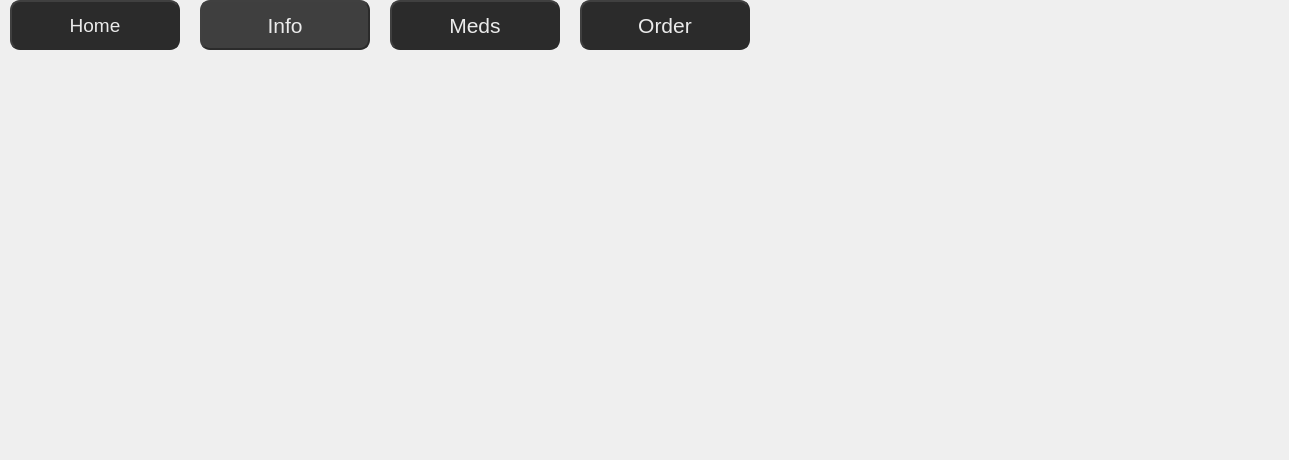
    <widget class="QWidget" name="InfoPage">
     <widget class="QLabel" name="label_8">
      <property name="geometry">
       <rect>
        <x>1039</x>
        <y>0</y>
        <width>241</width>
        <height>241</height>
       </rect>
      </property>
      <property name="text">
       <string/>
      </property>
      <property name="pixmap">
       <pixmap>hospital.png</pixmap>
      </property>
      <property name="scaledContents">
       <bool>true</bool>
      </property>
     </widget>
     <widget class="QPushButton" name="homeBtn_2">
      <property name="geometry">
       <rect>
        <x>10</x>
        <y>0</y>
        <width>170</width>
        <height>50</height>
       </rect>
      </property>
      <property name="font">
       <font>
        <pointsize>14</pointsize>
       </font>
      </property>
      <property name="whatsThis">
       <string>&lt;html&gt;&lt;head/&gt;&lt;body&gt;&lt;p&gt;&lt;span style=&quot; font-size:16pt; color:#ebebeb;&quot;&gt;Home&lt;/span&gt;&lt;/p&gt;&lt;/body&gt;&lt;/html&gt;</string>
      </property>
      <property name="styleSheet">
       <string notr="true">QPushButton {
	color: rgb(235, 235, 235);
	background-color: rgb(43, 43, 43);
    border-style: outset;
    border-width: 2px;
    border-radius: 10px;
	border-color: rgb(43, 43, 43);
	
}</string>
      </property>
      <property name="text">
       <string>Home</string>
      </property>
     </widget>
     <widget class="QLabel" name="label_15">
      <property name="geometry">
       <rect>
        <x>220</x>
        <y>10</y>
        <width>31</width>
        <height>31</height>
       </rect>
      </property>
      <property name="styleSheet">
       <string notr="true">QLabel {
	background-color: rgb(63, 63, 63);
}</string>
      </property>
      <property name="text">
       <string/>
      </property>
      <property name="pixmap">
       <pixmap>user.png</pixmap>
      </property>
      <property name="scaledContents">
       <bool>true</bool>
      </property>
     </widget>
     <widget class="QPushButton" name="medsBtn_2">
      <property name="geometry">
       <rect>
        <x>390</x>
        <y>0</y>
        <width>170</width>
        <height>50</height>
       </rect>
      </property>
      <property name="font">
       <font>
        <pointsize>16</pointsize>
       </font>
      </property>
      <property name="whatsThis">
       <string>&lt;html&gt;&lt;head/&gt;&lt;body&gt;&lt;p&gt;&lt;span style=&quot; color:#ebebeb;&quot;&gt;Order&lt;/span&gt;&lt;/p&gt;&lt;/body&gt;&lt;/html&gt;</string>
      </property>
      <property name="styleSheet">
       <string notr="true">QPushButton {
	color: rgb(235, 235, 235);
	background-color: rgb(43, 43, 43);
    border-style: outset;
    border-width: 2px;
    border-radius: 10px;
	border-color: rgb(43, 43, 43);
	
}</string>
      </property>
      <property name="text">
       <string>Meds</string>
      </property>
     </widget>
     <widget class="QLabel" name="label_16">
      <property name="geometry">
       <rect>
        <x>600</x>
        <y>10</y>
        <width>31</width>
        <height>31</height>
       </rect>
      </property>
      <property name="styleSheet">
       <string notr="true">QLabel {
	
	background-color: rgb(43, 43, 43);
}</string>
      </property>
      <property name="text">
       <string/>
      </property>
      <property name="pixmap">
       <pixmap>vending-machine.png</pixmap>
      </property>
      <property name="scaledContents">
       <bool>true</bool>
      </property>
     </widget>
     <widget class="QLabel" name="label_17">
      <property name="geometry">
       <rect>
        <x>410</x>
        <y>10</y>
        <width>31</width>
        <height>31</height>
       </rect>
      </property>
      <property name="styleSheet">
       <string notr="true">QLabel {
	
	background-color: rgb(43, 43, 43);
}</string>
      </property>
      <property name="text">
       <string/>
      </property>
      <property name="pixmap">
       <pixmap>meds.png</pixmap>
      </property>
      <property name="scaledContents">
       <bool>true</bool>
      </property>
     </widget>
     <widget class="QPushButton" name="orderBtn_2">
      <property name="geometry">
       <rect>
        <x>580</x>
        <y>0</y>
        <width>170</width>
        <height>50</height>
       </rect>
      </property>
      <property name="font">
       <font>
        <pointsize>16</pointsize>
       </font>
      </property>
      <property name="whatsThis">
       <string>&lt;html&gt;&lt;head/&gt;&lt;body&gt;&lt;p&gt;&lt;span style=&quot; color:#ebebeb;&quot;&gt;Order&lt;/span&gt;&lt;/p&gt;&lt;/body&gt;&lt;/html&gt;</string>
      </property>
      <property name="styleSheet">
       <string notr="true">QPushButton {
	color: rgb(235, 235, 235);
	background-color: rgb(43, 43, 43);
    border-style: outset;
    border-width: 2px;
    border-radius: 10px;
	border-color: rgb(43, 43, 43);
	
}</string>
      </property>
      <property name="text">
       <string>Order</string>
      </property>
     </widget>
     <widget class="QLabel" name="label_18">
      <property name="geometry">
       <rect>
        <x>30</x>
        <y>10</y>
        <width>31</width>
        <height>31</height>
       </rect>
      </property>
      <property name="styleSheet">
       <string notr="true">QLabel {
	
	background-color: rgb(43, 43, 43);
}</string>
      </property>
      <property name="text">
       <string/>
      </property>
      <property name="pixmap">
       <pixmap>home.png</pixmap>
      </property>
      <property name="scaledContents">
       <bool>true</bool>
      </property>
     </widget>
     <widget class="QPushButton" name="infoBtn_2">
      <property name="geometry">
       <rect>
        <x>200</x>
        <y>0</y>
        <width>170</width>
        <height>50</height>
       </rect>
      </property>
      <property name="font">
       <font>
        <pointsize>16</pointsize>
       </font>
      </property>
      <property name="whatsThis">
       <string>&lt;html&gt;&lt;head/&gt;&lt;body&gt;&lt;p&gt;&lt;span style=&quot; color:#ebebeb;&quot;&gt;Info&lt;/span&gt;&lt;/p&gt;&lt;/body&gt;&lt;/html&gt;</string>
      </property>
      <property name="styleSheet">
       <string notr="true">QPushButton {
	color: rgb(235, 235, 235);
	background-color: rgb(63, 63, 63);
    border-style: outset;
    border-width: 2px;
    border-radius: 10px;
	border-color: rgb(43, 43, 43);
	
}</string>
      </property>
      <property name="text">
       <string>Info</string>
      </property>
     </widget>
     <widget class="QLabel" name="infoLabel">
      <property name="geometry">
       <rect>
        <x>280</x>
        <y>240</y>
        <width>321</width>
        <height>211</height>
       </rect>
      </property>
      <property name="text">
       <string>&lt;html&gt;&lt;head/&gt;&lt;body&gt;&lt;p&gt;&lt;br/&gt;&lt;/p&gt;&lt;/body&gt;&lt;/html&gt;</string>
      </property>
      <property name="scaledContents">
       <bool>true</bool>
      </property>
     </widget>
     <widget class="QLabel" name="photoLabel">
      <property name="geometry">
       <rect>
        <x>640</x>
        <y>240</y>
        <width>200</width>
        <height>200</height>
       </rect>
      </property>
      <property name="text">
       <string/>
      </property>
      <property name="scaledContents">
       <bool>true</bool>
      </property>
     </widget>
     <zorder>orderBtn_2</zorder>
     <zorder>infoBtn_2</zorder>
     <zorder>label_8</zorder>
     <zorder>homeBtn_2</zorder>
     <zorder>label_15</zorder>
     <zorder>medsBtn_2</zorder>
     <zorder>label_16</zorder>
     <zorder>label_17</zorder>
     <zorder>label_18</zorder>
     <zorder>infoLabel</zorder>
     <zorder>photoLabel</zorder>
    </widget>
